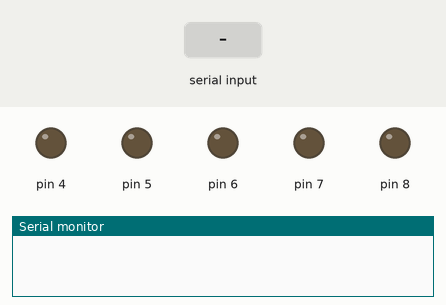
The sketch below on a simulated Arduino Uno, built with avr-gcc and run on an emulated ATmega328P. Parts: output pins drawn as LEDs (lit = HIGH), the last lines printed to the serial monitor. The inputs (shaded band) are chosen by the test bench.

Above: at 1.2 s.
1.3 s: "1" received over Serial
At 2.4 s:
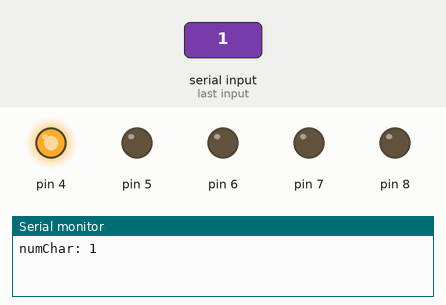
2.9 s: "0" received over Serial
At 3.6 s:
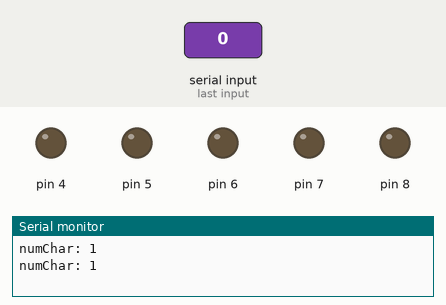
Timing chart, 0 to 5.9 s (numbered marks = the images above; inputs shaded):
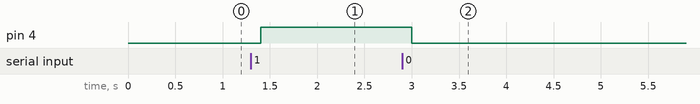

The sketch:

Serial.ino
```cpp
int del = 100;
char buffer[5];//pin 4,5,6,7,8
void setup()
{
	for (int i=4; i<=8; i++) {
		pinMode(i, OUTPUT); //핀 모드 설정을 한다.
	}
	Serial.begin(9600);//시리얼 통신을 위해 속도를 설정한다.
}

void loop() {
    if (Serial.available()) { //컴퓨터에서 보내온 자료가 있다면
		int index = 0;
		delay(100);
		int numChar = Serial.available();//몇 글자 인지 읽는다.
		Serial.print("numChar: ");//디버깅을 위해 컴퓨터로 전송해준다.
		Serial.println(numChar);//받는 문자를 출력한다.
		while (numChar--) {//버퍼에 해당 문자열을 입력한다.
			buffer[index++] = Serial.read();
		}
    showLED(buffer, index);//사용자 정의 함수를 호출한다.
  }
}
void showLED(char* data, int dataSize) //문자열 배열과, 사이즈를 받아서 출력
{
  for (int i = 0; i < dataSize; i++) {
    if (data[i] == '1')
      digitalWrite(i+4, HIGH);//해당 문자 값에 따라 LED를 켜고 끈다.
    else
      digitalWrite(i+4, LOW);
  }

}
```

Measured:
- after the input at 1.3 s, pin 4: LOW → HIGH after 0.10 s
- after the input at 2.9 s, pin 4: HIGH → LOW after 0.10 s
